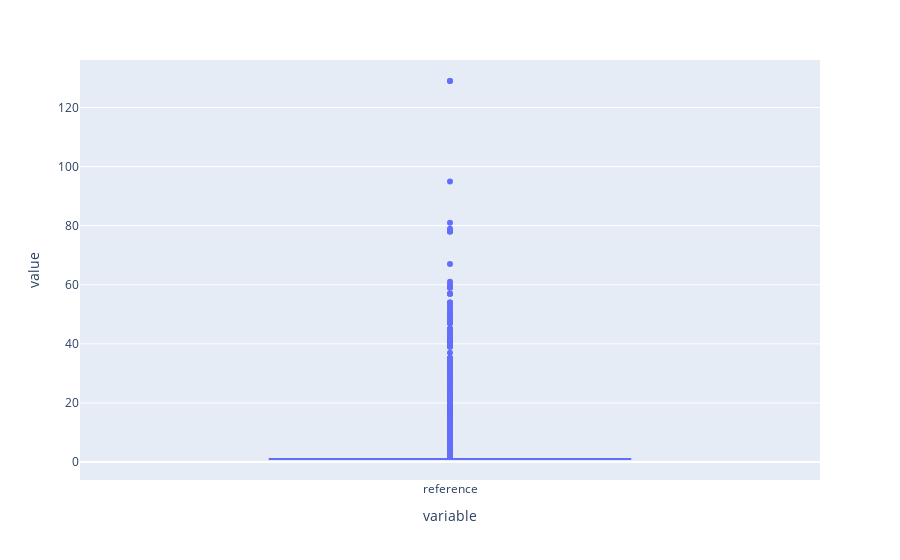

Notebook code for this chart:
### Code cell
px.box(chaos_processed.reference.value_counts())

### Figure 1 — Plotly figure (JSON) as saved in the notebook; plotly's stock layout.template omitted (floating-point values rounded to 4 significant figures; data arrays with more than 128 entries replaced by an {"elided": "..."} marker saying what was removed)
{"data": [{"alignmentgroup": "True", "hovertemplate": "variable=%{x}<br>value=%{y}<extra></extra>", "legendgroup": "", "marker": {"color": "#636efa"}, "name": "", "notched": false, "offsetgroup": "", "orientation": "v", "showlegend": false, "x": {"elided": "25719 str values"}, "x0": " ", "xaxis": "x", "y": {"elided": "25719 int values"}, "y0": " ", "yaxis": "y", "type": "box"}], "layout": {"xaxis": {"anchor": "y", "domain": [0.0, 1.0], "title": {"text": "variable"}}, "yaxis": {"anchor": "x", "domain": [0.0, 1.0], "title": {"text": "value"}}, "legend": {"tracegroupgap": 0}, "margin": {"t": 60}, "boxmode": "group"}}
